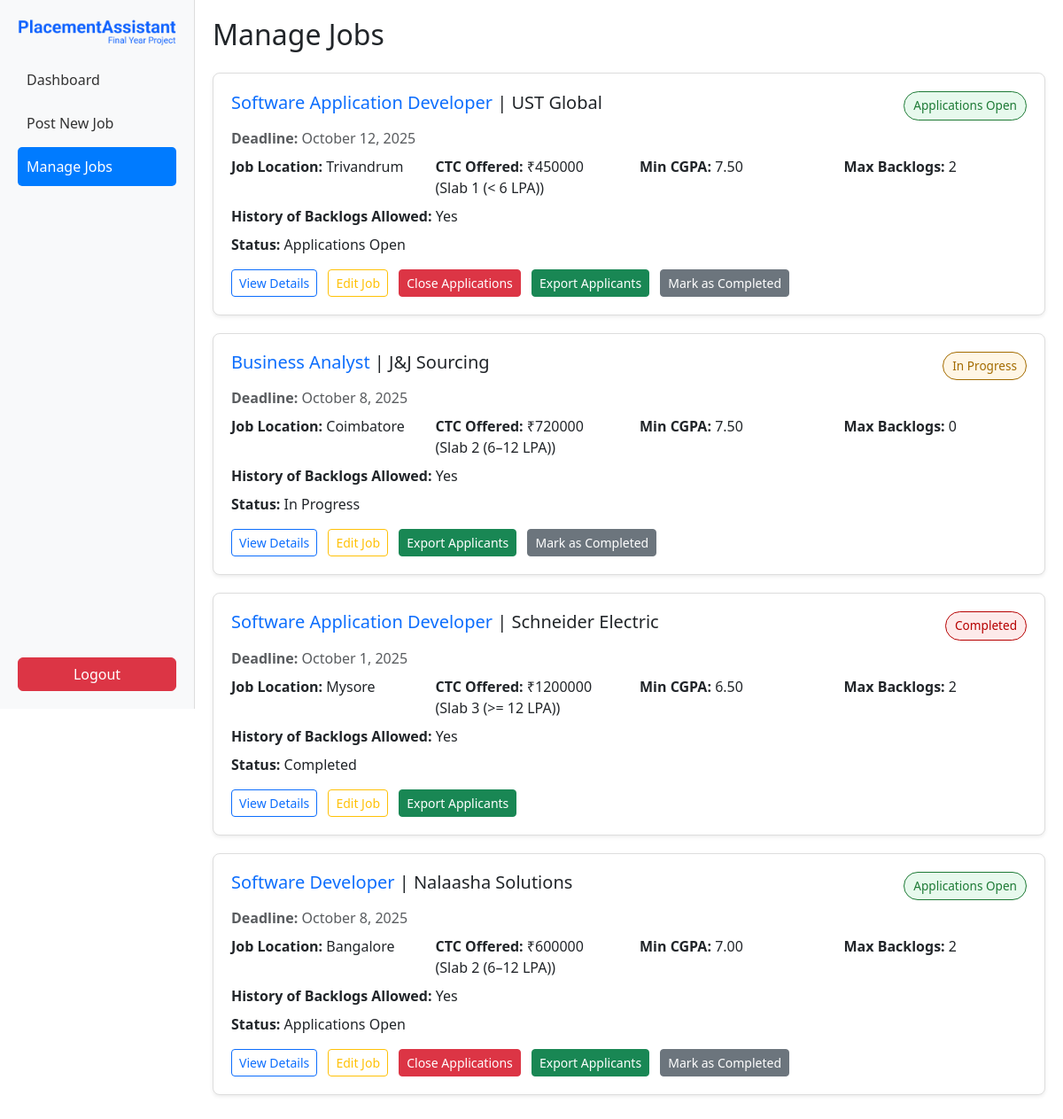
The page /jobs/manage_jobs/ (signed in) on the database as committed earlier.
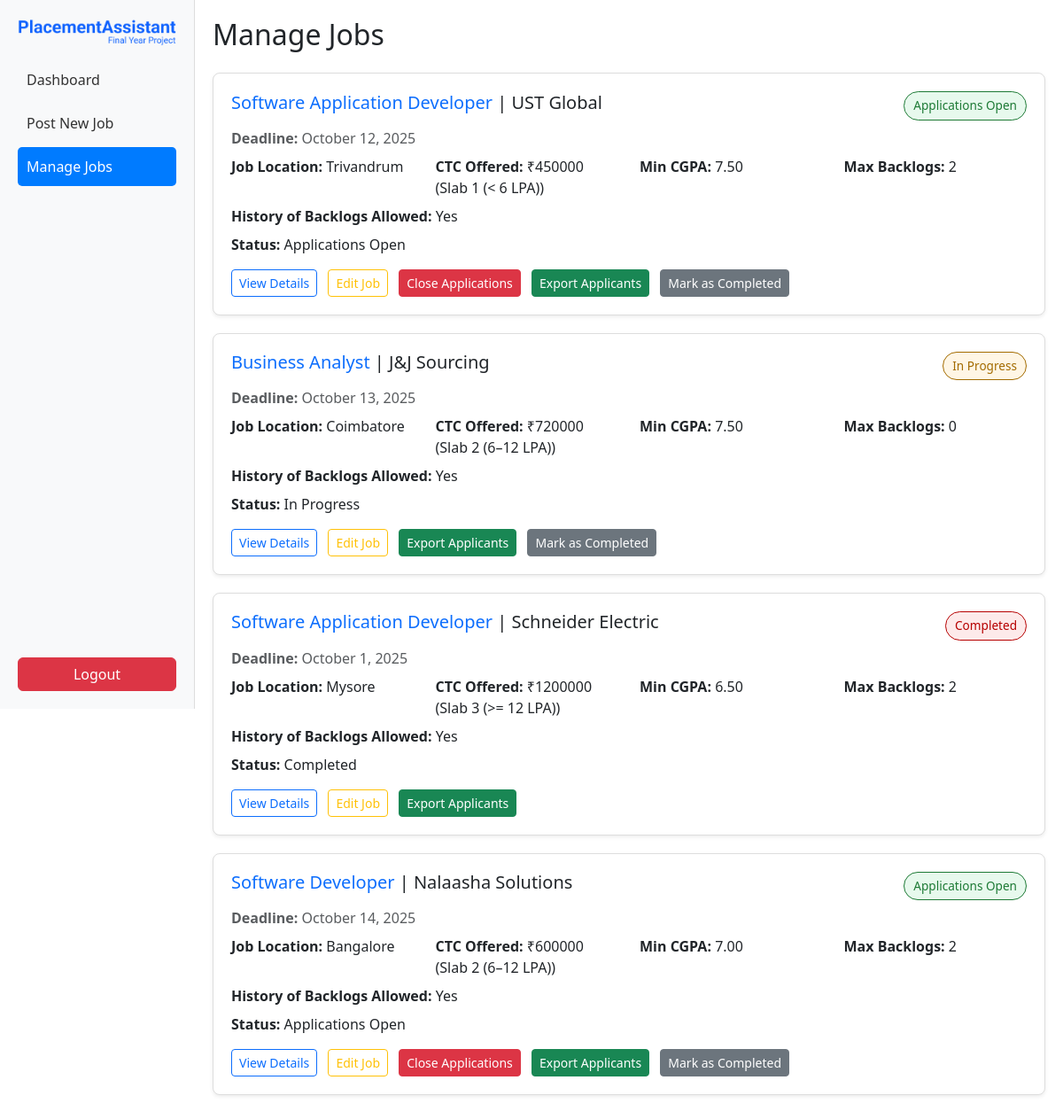
The same page on the database as committed later.
### jobs/models.py (models this page shows, shortened)
class Job(models.Model):
    SLAB_CHOICES = [
        (1, "Slab 1 (< 6 LPA)"),
        (2, "Slab 2 (6–12 LPA)"),
        (3, "Slab 3 (>= 12 LPA)"),
    ]
    STATUS_CHOICES = [
        ('open', 'Applications Open'),
        ('progress', 'In Progress'),
        ('closed', 'Completed'),
    ]
    title = models.CharField(max_length=255)
    company_name = models.CharField(max_length=255)
    location = models.CharField(max_length=255)
    ctc = models.DecimalField(max_digits=10, decimal_places=2)  # LPA
    slab = models.IntegerField(choices=SLAB_CHOICES, blank=True, null=True)
    deadline = models.DateTimeField()
    min_cgpa = models.DecimalField(max_digits=4, decimal_places=2)
    max_backlogs = models.IntegerField(default=0)
    history_allowed = models.BooleanField(default=True)
    jd_file = models.FileField(upload_to="job_descriptions/",null=True, blank=True)
    created_by = models.ForeignKey(User, on_delete=models.CASCADE, related_name="posted_jobs")
    created_at = models.DateTimeField(auto_now_add=True)
    status = models.CharField(max_length=20, choices=STATUS_CHOICES, default='open')

### jobs/views.py (the view)
# urls.py: path('manage_jobs/', views.manage_jobs, name='manage_jobs'),
@login_required
def manage_jobs(request):
    jobs = Job.objects.filter(created_by=request.user).order_by('-created_at')
    return render(request, 'jobs/manage_jobs.html', {'jobs': jobs})

### jobs/templates/jobs/manage_jobs.html (shortened to what this page needs)
{% load static %}
<!DOCTYPE html>
<html lang="en">
<head>
  <link href="https://cdn.jsdelivr.net/npm/bootstrap@5.3.2/dist/css/bootstrap.min.css" rel="stylesheet">
</head>
<body>
  <div class="d-flex">
    <div class="sidebar">
      <div>
        <div class="logo-container text-center mb-3">
          <img src="{% static 'images/logo.png' %}" alt="Logo" class="img-fluid" style="max-height:40px;">
        </div>
        <a href="{% url 'coordinator_dashboard' %}">Dashboard</a>
        <a href="{% url 'post_job' %}">Post New Job</a>
        <a href="{% url 'manage_jobs' %}" class="active">Manage Jobs</a>
      </div>
      <div>
        <form method="post" action="{% url 'logout' %}">
          <button type="submit" class="btn btn-danger w-100 mt-3">Logout</button>
        </form>
      </div>
    </div>
    <div class="main-content">
      <h2 class="mb-4">Manage Jobs</h2>
      {% for job in jobs %}
      <div class="job-card shadow-sm">
        <div class="d-flex justify-content-between align-items-center mb-2">
          <div>
            <h5><a href="#" class="text-primary text-decoration-none">{{ job.title }}</a> | {{ job.company_name }}</h5>
          </div>
          <span class="status-badge
            {% if job.status == 'open' %}status-open{% elif job.status == 'progress' %}status-progress{% else %}status-closed{% endif %}">
            {{ job.get_status_display }}
          </span>
        </div>
        <p class="text-muted mb-1"><strong>Deadline:</strong> {{ job.deadline|date:"F j, Y" }}</p>
        <div class="row mt-2">
          <div class="col-md-3"><strong>Job Location:</strong> {{ job.location }}</div>
          <div class="col-md-3"><strong>CTC Offered:</strong> ₹{{ job.ctc|floatformat:0 }} ({{ job.get_slab_display }})</div>
          <div class="col-md-3"><strong>Min CGPA:</strong> {{ job.min_cgpa }}</div>
          <div class="col-md-3"><strong>Max Backlogs:</strong> {{ job.max_backlogs }}</div>
        </div>
        <div class="mt-2">
          <strong>History of Backlogs Allowed:</strong> {% if job.history_allowed %}Yes{% else %}No{% endif %}
        </div>
        <div class="mt-2"><strong>Status:</strong> {{ job.get_status_display }}</div>
        <div class="action-btns mt-3">
          {% if job.jd_file %}
            <a href="{{ job.jd_file.url }}" target="_blank" class="btn btn-outline-primary btn-sm">
              View Details
            </a>
          {% endif %}
          <a href="{% url 'edit_job' job.id %}" class="btn btn-outline-warning btn-sm">Edit Job</a>
          {% if job.status == 'open' %}
            <a href="{% url 'close_applications' job.id %}" class="btn btn-danger btn-sm">Close Applications</a>
          {% endif %}
          <a href="{% url 'export_applicants_excel' job.id %}" class="btn btn-success btn-sm">Export Applicants</a>
          {% if job.status != 'closed' %}
            <a href="{% url 'mark_completed' job.id %}" class="btn btn-secondary btn-sm">Mark as Completed</a>
          {% endif %}
        </div>
      </div>
      {% empty %}
        <p>No jobs posted yet.</p>
      {% endfor %}
    </div>
  </div>
</body>
</html>

Rows that differ between the two databases and show on the page:
changed Job "Business Analyst": deadline "October 8, 2025" → "October 13, 2025"
changed Job "Software Developer": deadline "October 8, 2025" → "October 14, 2025"
